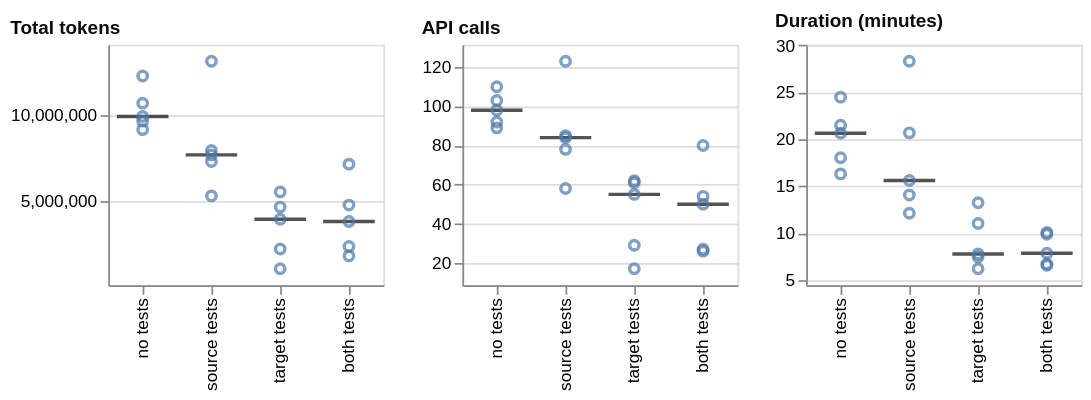

Express this chart as Vega-Lite.
### Vega-Lite specification from a JSON file in a GitHub repository (floating-point values rounded to 4 significant figures)
{"config": {"view": {"continuousWidth": 300, "continuousHeight": 300}}, "concat": [{"layer": [{"mark": {"type": "tick", "color": "#0b0b0b", "opacity": 0.7, "size": 30, "thickness": 2}, "encoding": {"x": {"field": "condition", "scale": {"paddingInner": 0.25, "paddingOuter": 0.125}, "sort": ["no tests", "source tests", "target tests", "both tests"], "title": null, "type": "nominal"}, "y": {"aggregate": "median", "field": "value", "scale": {"domain": [23540.0, 14140000.0], "nice": false}, "title": null, "type": "quantitative"}}}, {"mark": {"type": "point"}, "encoding": {"x": {"field": "condition", "scale": {"paddingInner": 0.25, "paddingOuter": 0.125}, "sort": ["no tests", "source tests", "target tests", "both tests"], "title": null, "type": "nominal"}, "xOffset": {"field": "nudge", "scale": {"domain": [-1.0, 1.0], "range": [9.0, 21.0]}, "title": null, "type": "quantitative"}, "y": {"field": "value", "scale": {"domain": [23540.0, 14140000.0], "nice": false}, "type": "quantitative"}}}, {"mark": {"type": "rule"}, "encoding": {"y": {"aggregate": "median", "field": "reference", "scale": {"domain": [23540.0, 14140000.0], "nice": false}, "type": "quantitative"}}, "transform": [{"filter": {"field": "reference", "valid": true}}]}], "data": {"name": "data-b5536f8d0cf270cc208474870253cda4"}, "height": 140, "title": {"text": "Total tokens", "anchor": "start", "color": "#0b0b0b", "fontSize": 11}, "width": 160}, {"layer": [{"mark": {"type": "tick", "color": "#0b0b0b", "opacity": 0.7, "size": 30, "thickness": 2}, "encoding": {"x": {"field": "condition", "scale": {"paddingInner": 0.25, "paddingOuter": 0.125}, "sort": ["no tests", "source tests", "target tests", "both tests"], "title": null, "type": "nominal"}, "y": {"aggregate": "median", "field": "value", "scale": {"domain": [8.52, 131.5], "nice": false}, "title": null, "type": "quantitative"}}}, {"mark": {"type": "point"}, "encoding": {"x": {"field": "condition", "scale": {"paddingInner": 0.25, "paddingOuter": 0.125}, "sort": ["no tests", "source tests", "target tests", "both tests"], "title": null, "type": "nominal"}, "xOffset": {"field": "nudge", "scale": {"domain": [-1.0, 1.0], "range": [9.0, 21.0]}, "title": null, "type": "quantitative"}, "y": {"field": "value", "scale": {"domain": [8.52, 131.5], "nice": false}, "type": "quantitative"}}}, {"mark": {"type": "rule"}, "encoding": {"y": {"aggregate": "median", "field": "reference", "scale": {"domain": [8.52, 131.5], "nice": false}, "type": "quantitative"}}, "transform": [{"filter": {"field": "reference", "valid": true}}]}], "data": {"name": "data-31fb444126b01fbcb0b26e4f7ee88fb8"}, "height": 140, "title": {"text": "API calls", "anchor": "start", "color": "#0b0b0b", "fontSize": 11}, "width": 160}, {"layer": [{"mark": {"type": "tick", "color": "#0b0b0b", "opacity": 0.7, "size": 30, "thickness": 2}, "encoding": {"x": {"field": "condition", "scale": {"paddingInner": 0.25, "paddingOuter": 0.125}, "sort": ["no tests", "source tests", "target tests", "both tests"], "title": null, "type": "nominal"}, "y": {"aggregate": "median", "field": "value", "scale": {"domain": [4.421, 30.09], "nice": false}, "title": null, "type": "quantitative"}}}, {"mark": {"type": "point"}, "encoding": {"x": {"field": "condition", "scale": {"paddingInner": 0.25, "paddingOuter": 0.125}, "sort": ["no tests", "source tests", "target tests", "both tests"], "title": null, "type": "nominal"}, "xOffset": {"field": "nudge", "scale": {"domain": [-1.0, 1.0], "range": [9.0, 21.0]}, "title": null, "type": "quantitative"}, "y": {"field": "value", "scale": {"domain": [4.421, 30.09], "nice": false}, "type": "quantitative"}}}, {"mark": {"type": "rule"}, "encoding": {"y": {"aggregate": "median", "field": "reference", "scale": {"domain": [4.421, 30.09], "nice": false}, "type": "quantitative"}}, "transform": [{"filter": {"field": "reference", "valid": true}}]}], "data": {"name": "data-e8bc3665c6021ba9d1f75e99b467166e"}, "height": 140, "title": {"text": "Duration (minutes)", "anchor": "start", "color": "#0b0b0b", "fontSize": 11}, "width": 160}], "columns": 4, "$schema": "https://vega.github.io/schema/vega-lite/v6.4.1.json", "datasets": {"data-b5536f8d0cf270cc208474870253cda4": [{"condition": "no tests", "layout": "kept the file layout", "metric": "total_tokens", "value": 9160000.0, "reference": null, "nudge": 0.0}, {"condition": "no tests", "layout": "rebuilt the file layout", "metric": "total_tokens", "value": 10710000.0, "reference": null, "nudge": 0.0}, {"condition": "no tests", "layout": "kept the file layout", "metric": "total_tokens", "value": 9655000.0, "reference": null, "nudge": 0.0}, {"condition": "no tests", "layout": "rebuilt the file layout", "metric": "total_tokens", "value": 12300000.0, "reference": null, "nudge": 0.0}, {"condition": "no tests", "layout": "rebuilt the file layout", "metric": "total_tokens", "value": 9925000.0, "reference": null, "nudge": 0.0}, {"condition": "source tests", "layout": "kept the file layout", "metric": "total_tokens", "value": 7675000.0, "reference": null, "nudge": 0.0}, {"condition": "source tests", "layout": "kept the file layout", "metric": "total_tokens", "value": 7289000.0, "reference": null, "nudge": 0.0}, {"condition": "source tests", "layout": "kept the file layout", "metric": "total_tokens", "value": 13170000.0, "reference": null, "nudge": 0.0}, {"condition": "source tests", "layout": "kept the file layout", "metric": "total_tokens", "value": 5270000.0, "reference": null, "nudge": 0.0}, {"condition": "source tests", "layout": "kept the file layout", "metric": "total_tokens", "value": 7933000.0, "reference": null, "nudge": 0.0}, {"condition": "target tests", "layout": "kept the file layout", "metric": "total_tokens", "value": 5505000.0, "reference": null, "nudge": 0.0}, {"condition": "target tests", "layout": "kept the file layout", "metric": "total_tokens", "value": 4615000.0, "reference": null, "nudge": 0.0}, {"condition": "target tests", "layout": "kept the file layout", "metric": "total_tokens", "value": 2154000.0, "reference": null, "nudge": 0.0}, {"condition": "target tests", "layout": "kept the file layout", "metric": "total_tokens", "value": 997100.0, "reference": null, "nudge": 0.0}, {"condition": "target tests", "layout": "kept the file layout", "metric": "total_tokens", "value": 3901000.0, "reference": null, "nudge": 0.0}, {"condition": "both tests", "layout": "kept the file layout", "metric": "total_tokens", "value": 3768000.0, "reference": null, "nudge": 0.0}, {"condition": "both tests", "layout": "kept the file layout", "metric": "total_tokens", "value": 2304000.0, "reference": null, "nudge": 0.0}, {"condition": "both tests", "layout": "kept the file layout", "metric": "total_tokens", "value": 4733000.0, "reference": null, "nudge": 0.0}, {"condition": "both tests", "layout": "kept the file layout", "metric": "total_tokens", "value": 7133000.0, "reference": null, "nudge": 0.0}, {"condition": "both tests", "layout": "kept the file layout", "metric": "total_tokens", "value": 1750000.0, "reference": null, "nudge": 0.0}], "data-31fb444126b01fbcb0b26e4f7ee88fb8": [{"condition": "no tests", "layout": "kept the file layout", "metric": "api_calls", "value": 89.0, "reference": null, "nudge": 0.0}, {"condition": "no tests", "layout": "rebuilt the file layout", "metric": "api_calls", "value": 103.0, "reference": null, "nudge": 0.0}, {"condition": "no tests", "layout": "kept the file layout", "metric": "api_calls", "value": 92.0, "reference": null, "nudge": 0.0}, {"condition": "no tests", "layout": "rebuilt the file layout", "metric": "api_calls", "value": 110.0, "reference": null, "nudge": 0.0}, {"condition": "no tests", "layout": "rebuilt the file layout", "metric": "api_calls", "value": 98.0, "reference": null, "nudge": 0.0}, {"condition": "source tests", "layout": "kept the file layout", "metric": "api_calls", "value": 84.0, "reference": null, "nudge": 0.0}, {"condition": "source tests", "layout": "kept the file layout", "metric": "api_calls", "value": 78.0, "reference": null, "nudge": 0.0}, {"condition": "source tests", "layout": "kept the file layout", "metric": "api_calls", "value": 123.0, "reference": null, "nudge": 0.0}, {"condition": "source tests", "layout": "kept the file layout", "metric": "api_calls", "value": 58.0, "reference": null, "nudge": 0.0}, {"condition": "source tests", "layout": "kept the file layout", "metric": "api_calls", "value": 85.0, "reference": null, "nudge": 0.0}, {"condition": "target tests", "layout": "kept the file layout", "metric": "api_calls", "value": 61.0, "reference": null, "nudge": 0.0}, {"condition": "target tests", "layout": "kept the file layout", "metric": "api_calls", "value": 62.0, "reference": null, "nudge": 0.0}, {"condition": "target tests", "layout": "kept the file layout", "metric": "api_calls", "value": 29.0, "reference": null, "nudge": 0.0}, {"condition": "target tests", "layout": "kept the file layout", "metric": "api_calls", "value": 17.0, "reference": null, "nudge": 0.0}, {"condition": "target tests", "layout": "kept the file layout", "metric": "api_calls", "value": 55.0, "reference": null, "nudge": 0.0}, {"condition": "both tests", "layout": "kept the file layout", "metric": "api_calls", "value": 50.0, "reference": null, "nudge": 0.0}, {"condition": "both tests", "layout": "kept the file layout", "metric": "api_calls", "value": 27.0, "reference": null, "nudge": 0.0}, {"condition": "both tests", "layout": "kept the file layout", "metric": "api_calls", "value": 54.0, "reference": null, "nudge": 0.0}, {"condition": "both tests", "layout": "kept the file layout", "metric": "api_calls", "value": 80.0, "reference": null, "nudge": 0.0}, {"condition": "both tests", "layout": "kept the file layout", "metric": "api_calls", "value": 26.0, "reference": null, "nudge": 0.0}], "data-e8bc3665c6021ba9d1f75e99b467166e": [{"condition": "no tests", "layout": "kept the file layout", "metric": "duration_min", "value": 21.5, "reference": null, "nudge": 0.0}, {"condition": "no tests", "layout": "rebuilt the file layout", "metric": "duration_min", "value": 18.03, "reference": null, "nudge": 0.0}, {"condition": "no tests", "layout": "kept the file layout", "metric": "duration_min", "value": 16.31, "reference": null, "nudge": 0.0}, {"condition": "no tests", "layout": "rebuilt the file layout", "metric": "duration_min", "value": 24.5, "reference": null, "nudge": 0.0}, {"condition": "no tests", "layout": "rebuilt the file layout", "metric": "duration_min", "value": 20.65, "reference": null, "nudge": 0.0}, {"condition": "source tests", "layout": "kept the file layout", "metric": "duration_min", "value": 15.6, "reference": null, "nudge": 0.0}, {"condition": "source tests", "layout": "kept the file layout", "metric": "duration_min", "value": 12.11, "reference": null, "nudge": 0.0}, {"condition": "source tests", "layout": "kept the file layout", "metric": "duration_min", "value": 20.69, "reference": null, "nudge": 0.0}, {"condition": "source tests", "layout": "kept the file layout", "metric": "duration_min", "value": 14.06, "reference": null, "nudge": 0.0}, {"condition": "source tests", "layout": "kept the file layout", "metric": "duration_min", "value": 28.32, "reference": null, "nudge": 0.0}, {"condition": "target tests", "layout": "kept the file layout", "metric": "duration_min", "value": 13.23, "reference": null, "nudge": 0.0}, {"condition": "target tests", "layout": "kept the file layout", "metric": "duration_min", "value": 7.774, "reference": null, "nudge": 0.0}, {"condition": "target tests", "layout": "kept the file layout", "metric": "duration_min", "value": 7.455, "reference": null, "nudge": 0.0}, {"condition": "target tests", "layout": "kept the file layout", "metric": "duration_min", "value": 6.191, "reference": null, "nudge": 0.0}, {"condition": "target tests", "layout": "kept the file layout", "metric": "duration_min", "value": 11.02, "reference": null, "nudge": 0.0}, {"condition": "both tests", "layout": "kept the file layout", "metric": "duration_min", "value": 7.844, "reference": null, "nudge": 0.0}, {"condition": "both tests", "layout": "kept the file layout", "metric": "duration_min", "value": 6.691, "reference": null, "nudge": 0.0}, {"condition": "both tests", "layout": "kept the file layout", "metric": "duration_min", "value": 10.07, "reference": null, "nudge": 0.0}, {"condition": "both tests", "layout": "kept the file layout", "metric": "duration_min", "value": 9.868, "reference": null, "nudge": 0.0}, {"condition": "both tests", "layout": "kept the file layout", "metric": "duration_min", "value": 6.562, "reference": null, "nudge": 0.0}]}}
